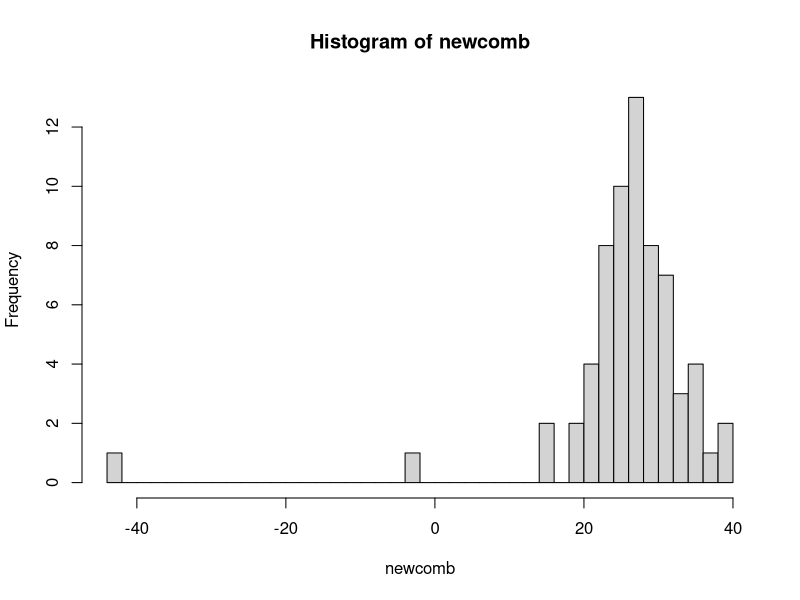
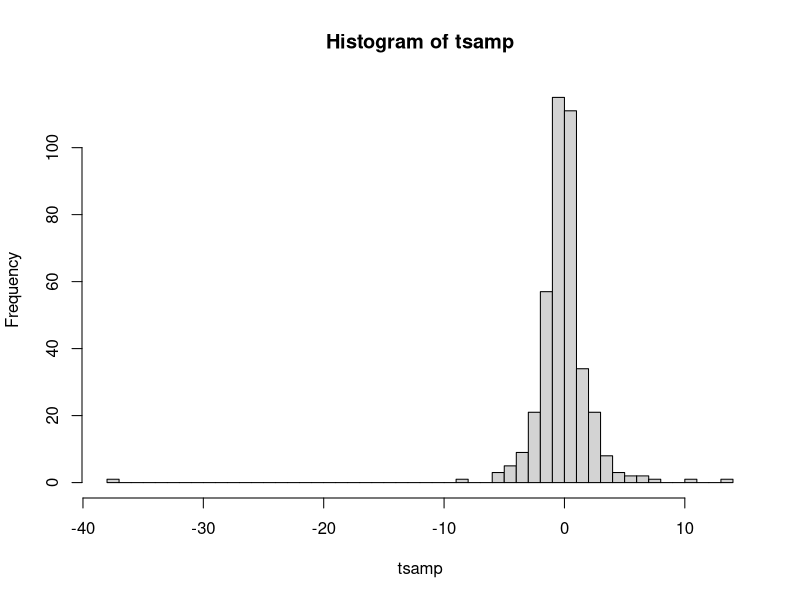

R code for these plots, in order:
## ---- chunk 1
library(MASS)
## ---- chunk 2
hist(newcomb, breaks=50)
## ---- chunk 3
n = 66
tsamp = matrix(rt(6*n,2), n, 6)
hist(tsamp, breaks=50)
## ---- chunk 4

